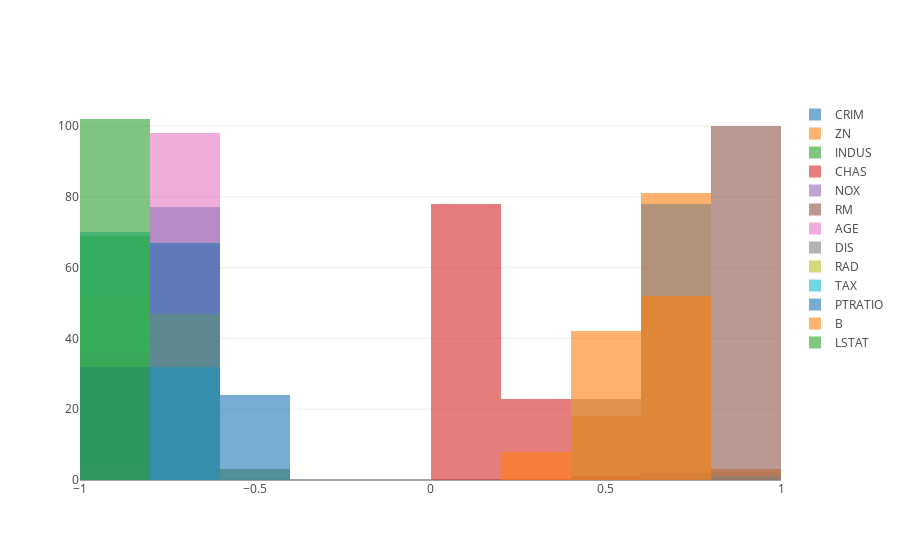

The notebook cell saved with this chart:
### Markdown cell above
it might be as useful to look at the kde / histograms for each category:

### Code cell
fixedbins = {
    'start': -1,
    'end': 1,
    'size': 0.2
}
data = [
    go.Histogram(
        x=df_patternnet_test[col].values,
        xbins=fixedbins,
        opacity=0.6,
        name=col
    )
    for col in column_names
]

layout = go.Layout(barmode='overlay')
figure = go.Figure(data=data, layout=layout)
plotly.offline.iplot(figure)
